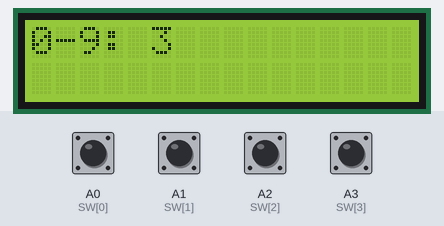
Bench run of a sketch on a simulated Arduino Uno, built with avr-gcc and run on an emulated ATmega328P. Shown: 16×2 character LCD. Inputs (shaded band) come from the test bench; at power-on: A0 (SW[0]), A1 (SW[1]), A2 (SW[2]), A3 (SW[3]) LOW.

Above: at 1.2 s.
1.3 s: A1 (SW[1]) pulled HIGH for 0.15 s
At 1.57 s:
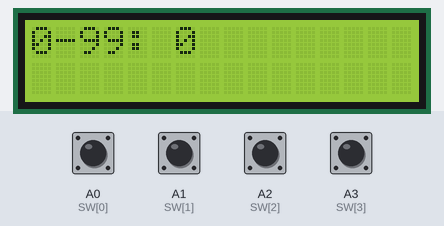
2.0 s: A0 (SW[0]) pulled HIGH for 0.15 s
At 2.26 s:
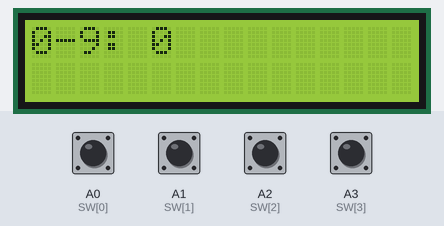
2.7 s: A2 (SW[2]) pulled HIGH for 0.15 s
At 2.97 s:
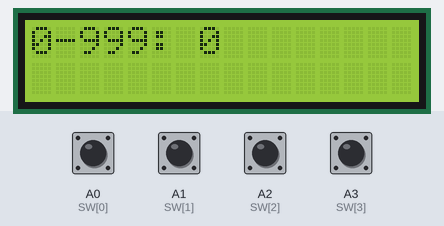
3.4 s: A3 (SW[3]) pulled HIGH for 0.15 s
At 3.67 s:
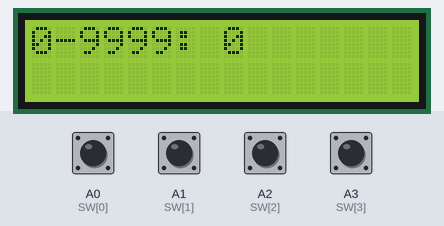
4.1 s: A0 (SW[0]) pulled HIGH for 1 s
At 4.62 s:
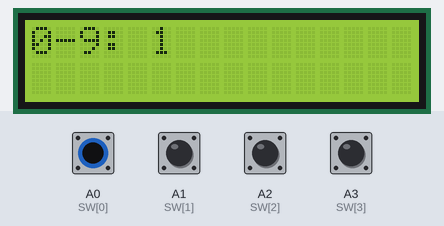
5.7 s: A1 (SW[1]) pulled HIGH for 1 s
At 6.26 s:
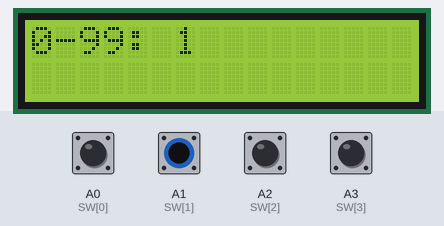
Timing chart, 0 to 8.3 s (numbered marks = the images above; inputs shaded):
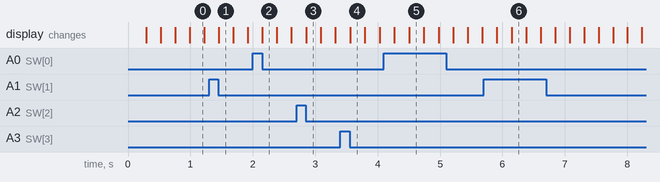

The sketch:

pr4_6.ino
```cpp
/***********************************************************************
 * Title  : Interface 4 push button & do following:                    *
 *          SW1 : when press, display 0 to 9                           *
 *          SW2 : when press, display 00 to 99                         *
 *          SW3 : when press, display 000 to 999                       *
 *          SW4 : when press, display 0000 to 9999                     *
 * Date   : 03/09/2017                                                 *
 * Author : Harsh Patel                                                *
 * ID No  : 15it077                                                    *
 * E-mail : 15it077@charusat.edu.in                                    *
 ***********************************************************************/
#include<LiquidCrystal.h>
int cnt = 0, currentSwitch = 1, loopCnt = 0;
int SW[] = {A0, A1, A2, A3};

void showDigits(int);

LiquidCrystal lcd(12, 11, 5, 4, 3, 2);
void setup() {
  for(int i = 0; i < 4; i++) {
    pinMode(SW[i], INPUT);
  }
  lcd.begin(16, 2);
}

void loop() {
  for(int i = 0; i < 4; i++) {
    if(digitalRead(SW[i]) && (i+1) != currentSwitch) {
      cnt = 0;
      currentSwitch = i+1;
      break;
    }
  }
  switch(currentSwitch) {
    case 1:
      showDigits(9);
      break;
    case 2:
      showDigits(99);
      break;
    case 3:
      showDigits(999);
      break;
    case 4:
      showDigits(9999);
      break;
  }
}

void showDigits(int limit) {
  loopCnt++;
  if(loopCnt > 10000) {
    lcd.clear();
    lcd.setCursor(0, 0);

    lcd.print("0-");
    lcd.print(limit);
    lcd.print(": ");
    lcd.print(cnt);

    loopCnt = 0;
    cnt++;
  }
  if(cnt > limit) cnt = 0;
}
```
